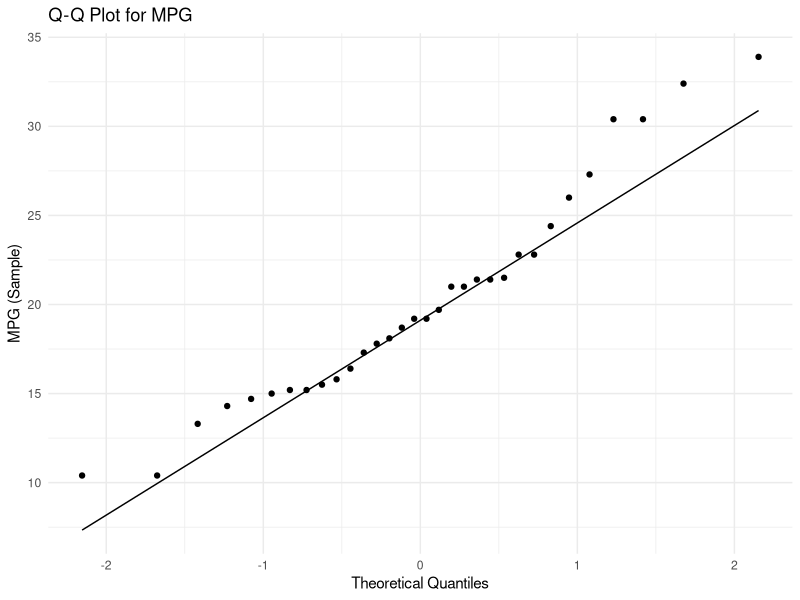

Here is the R script that generated this plot:
# Load the built-in dataset mtcars
data(mtcars)

# Load ggplot2 library
library(ggplot2)

# Calculates Pearson correlation between mpg and wt
correlation <- cor(mtcars$mpg, mtcars$wt,method="pearson")  
print(paste("correlation between mpg and weight is:", round(correlation,2)))


# Create Q-Q plot to check normality of mpg

ggplot(data = mtcars, aes(sample = mpg)) + 
  stat_qq() + 
  stat_qq_line() + 
  labs(
    title = "Q-Q Plot for MPG",
    x = "Theoretical Quantiles",
    y = "MPG (Sample)"
  ) +
  theme_minimal()
